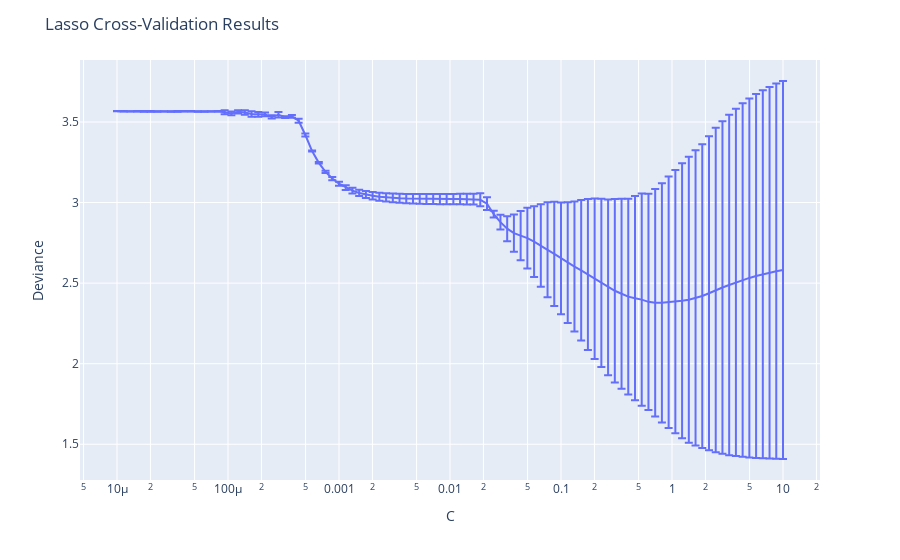

Notebook code for this chart:
### Code cell
cv_results = pd.DataFrame({'C': Cs,
                           'deviance': deviance_mean,
                           'std_error': deviance_std})

fig = px.line(cv_results, x='C', y='deviance')
fig.update_layout(title='Lasso Cross-Validation Results',
                  xaxis_title='C',
                  xaxis_type='log',
                  yaxis_title='Deviance')
fig.update_traces(error_y=dict(type='data', array=cv_results['std_error']))


fig.show()
